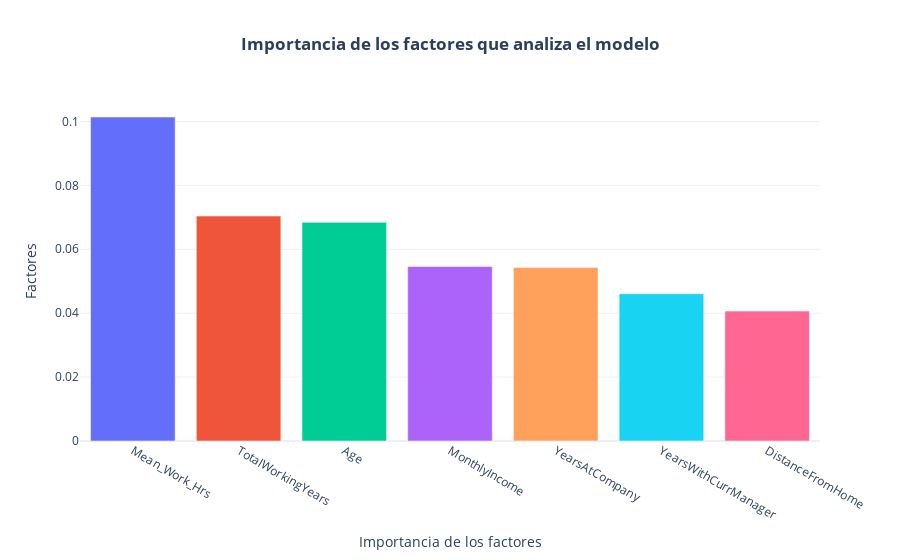

Notebook code cell kept with this figure:
### Code cell
fig = px.bar(random_forest_var, x='columnas', y='importancia', color = 'columnas',  title ='<b>Importancia de los factores que analiza el modelo<b>')
fig.update_layout(
    xaxis_title = 'Importancia de los factores',
    yaxis_title = 'Factores',
    template = 'plotly_white',
    title_x = 0.5,
    showlegend=False)

### Figure 1 — Plotly figure (JSON) as saved in the notebook; plotly's stock layout.template omitted (floating-point values rounded to 4 significant figures)
{"data": [{"alignmentgroup": "True", "hovertemplate": "columnas=%{x}<br>importancia=%{y}<extra></extra>", "legendgroup": "Mean_Work_Hrs", "marker": {"color": "#636efa", "pattern": {"shape": ""}}, "name": "Mean_Work_Hrs", "offsetgroup": "Mean_Work_Hrs", "orientation": "v", "showlegend": true, "textposition": "auto", "type": "bar", "x": ["Mean_Work_Hrs"], "xaxis": "x", "y": [0.1014], "yaxis": "y"}, {"alignmentgroup": "True", "hovertemplate": "columnas=%{x}<br>importancia=%{y}<extra></extra>", "legendgroup": "TotalWorkingYears", "marker": {"color": "#EF553B", "pattern": {"shape": ""}}, "name": "TotalWorkingYears", "offsetgroup": "TotalWorkingYears", "orientation": "v", "showlegend": true, "textposition": "auto", "type": "bar", "x": ["TotalWorkingYears"], "xaxis": "x", "y": [0.0704], "yaxis": "y"}, {"alignmentgroup": "True", "hovertemplate": "columnas=%{x}<br>importancia=%{y}<extra></extra>", "legendgroup": "Age", "marker": {"color": "#00cc96", "pattern": {"shape": ""}}, "name": "Age", "offsetgroup": "Age", "orientation": "v", "showlegend": true, "textposition": "auto", "type": "bar", "x": ["Age"], "xaxis": "x", "y": [0.06846], "yaxis": "y"}, {"alignmentgroup": "True", "hovertemplate": "columnas=%{x}<br>importancia=%{y}<extra></extra>", "legendgroup": "MonthlyIncome", "marker": {"color": "#ab63fa", "pattern": {"shape": ""}}, "name": "MonthlyIncome", "offsetgroup": "MonthlyIncome", "orientation": "v", "showlegend": true, "textposition": "auto", "type": "bar", "x": ["MonthlyIncome"], "xaxis": "x", "y": [0.05463], "yaxis": "y"}, {"alignmentgroup": "True", "hovertemplate": "columnas=%{x}<br>importancia=%{y}<extra></extra>", "legendgroup": "YearsAtCompany", "marker": {"color": "#FFA15A", "pattern": {"shape": ""}}, "name": "YearsAtCompany", "offsetgroup": "YearsAtCompany", "orientation": "v", "showlegend": true, "textposition": "auto", "type": "bar", "x": ["YearsAtCompany"], "xaxis": "x", "y": [0.05426], "yaxis": "y"}, {"alignmentgroup": "True", "hovertemplate": "columnas=%{x}<br>importancia=%{y}<extra></extra>", "legendgroup": "YearsWithCurrManager", "marker": {"color": "#19d3f3", "pattern": {"shape": ""}}, "name": "YearsWithCurrManager", "offsetgroup": "YearsWithCurrManager", "orientation": "v", "showlegend": true, "textposition": "auto", "type": "bar", "x": ["YearsWithCurrManager"], "xaxis": "x", "y": [0.04611], "yaxis": "y"}, {"alignmentgroup": "True", "hovertemplate": "columnas=%{x}<br>importancia=%{y}<extra></extra>", "legendgroup": "DistanceFromHome", "marker": {"color": "#FF6692", "pattern": {"shape": ""}}, "name": "DistanceFromHome", "offsetgroup": "DistanceFromHome", "orientation": "v", "showlegend": true, "textposition": "auto", "type": "bar", "x": ["DistanceFromHome"], "xaxis": "x", "y": [0.04066], "yaxis": "y"}], "layout": {"barmode": "relative", "legend": {"title": {"text": "columnas"}, "tracegroupgap": 0}, "showlegend": false, "title": {"text": "<b>Importancia de los factores que analiza el modelo<b>", "x": 0.5}, "xaxis": {"anchor": "y", "categoryarray": ["Mean_Work_Hrs", "TotalWorkingYears", "Age", "MonthlyIncome", "YearsAtCompany", "YearsWithCurrManager", "DistanceFromHome"], "categoryorder": "array", "domain": [0, 1], "title": {"text": "Importancia de los factores"}}, "yaxis": {"anchor": "x", "domain": [0, 1], "title": {"text": "Factores"}}}}
